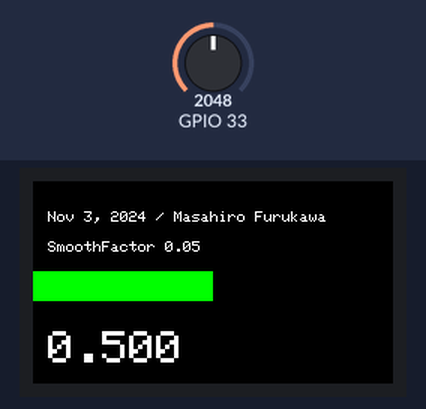
The sketch below on a simulated ESP32. On the bench: 240×135 colour display. Inputs (shaded band) come from the test bench; at power-on: GPIO 33 = 2048. What the sketch prints to the serial monitor is not drawn.

Above: at 1.3 s.
1.4 s: GPIO 33 set to 4095
At 2.7 s:
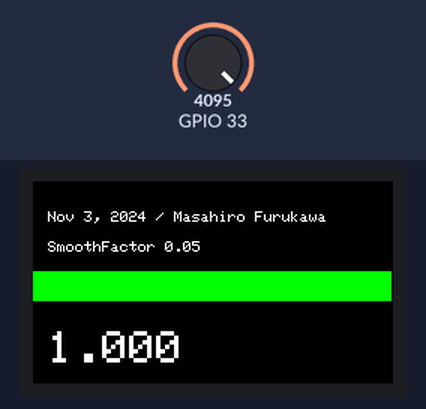
3.1 s: GPIO 33 set to 3603
At 3.9 s:
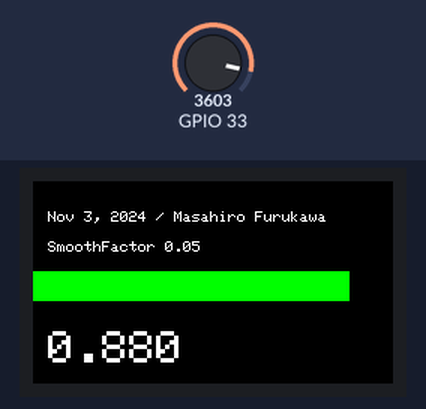
4.8 s: GPIO 33 set to 2866
At 6.4 s:
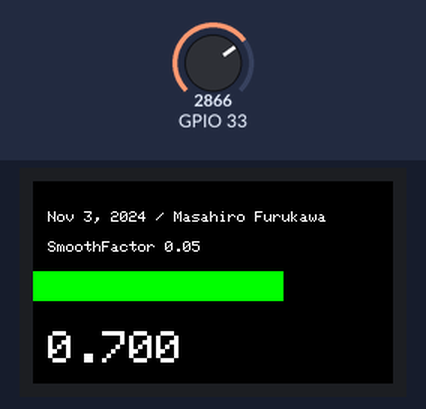
Timing chart, 0 to 7.9 s (numbered marks = the images above; inputs shaded):
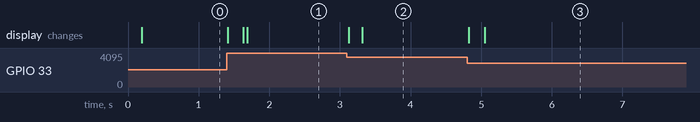

Measured:
- after the input at 1.4 s, the display: first changes at once (image 1 shows a later state)
- after the input at 3.1 s, the display: first changes at once (image 2 shows a later state)
- after the input at 4.8 s, the display: first changes at once (image 3 shows a later state)

The sketch:

analog_sensor_M5StickC.ino
```cpp
#include <M5StickCPlus.h>  // CPlus用のライブラリをインクルード

// グローバル変数
const float expFilterSmoothingFactor = 0.05;
const float scaleFactor = 4095;
float sensorVal = 0;
float displayVal = 0;
int previousBarWidth = 0;
SemaphoreHandle_t xMutex;

// センサー読み取りタスク
void readSensorTask(void *pvParameters) {
  while (true) {
    int sensorValueInt = analogRead(33);

    // ローパスフィルタ処理
    float newVal = sensorVal * (1.0 - expFilterSmoothingFactor) + (float)sensorValueInt * expFilterSmoothingFactor;

    // ローバスフィルタ未適用
    // float newVal = (float)sensorValueInt;// * (1.0 - expFilterSmoothingFactor) + (float)sensorValueInt * expFilterSmoothingFactor;

    // ミューテックスを取得してセンサー値を更新
    if (xSemaphoreTake(xMutex, portMAX_DELAY) == pdTRUE) {
      sensorVal = newVal;
      xSemaphoreGive(xMutex);
    }

    delay(1); // 読み取り間隔
  }
}

// 描画タスク
void displayGraphTask(void *pvParameters) {

  while (true) {
    // ミューテックスを取得してsensorValを表示用に取得
    if (xSemaphoreTake(xMutex, portMAX_DELAY) == pdTRUE) {
      displayVal = sensorVal;  // センサー値のコピーを取得
      xSemaphoreGive(xMutex);
    }

    // 棒グラフの長さを画面の全幅に合わせて描画
    int barWidth = map(displayVal, 0, 4095, 0, 240); // 横方向240ピクセルにマップ

    // 差分領域のみに限定して前の棒グラフを消去
    if (barWidth < previousBarWidth) {
      // 新しい幅が前回より小さい場合、余剰部分を黒で消去
      M5.Lcd.fillRect(barWidth, 60, previousBarWidth - barWidth, 20, BLACK);
    }

    // 新しい棒グラフを描画
    M5.Lcd.fillRect(0, 60, barWidth, 20, GREEN);

    // 前回の幅を更新
    previousBarWidth = barWidth;

    // sensorValの値を画面下部に描画
    M5.Lcd.setCursor(10, 100);
    M5.Lcd.printf("%4.3f", displayVal / scaleFactor);  // 小数点以下2桁まで表示
    Serial.printf("%4.3f\n", displayVal / scaleFactor);

    delay(10); // 描画間隔
  }
}

void setup() {
  M5.begin();
  Serial.begin(115200); // シリアル通信を初期化
  pinMode(33, INPUT);   // GPIO 33 はアナログ入力に対応

  // 初期値
  sensorVal = (float)analogRead(33);

  // ミューテックスを作成
  xMutex = xSemaphoreCreateMutex();
  if (xMutex == NULL) {
    Serial.println("Mutex creation failed.");
    while (1);
  }

  M5.Lcd.setRotation(1);
  M5.Lcd.fillScreen(BLACK);
  M5.Lcd.setTextColor(WHITE, BLACK);  // 文字色を白、背景を黒に設定

  M5.Lcd.setTextSize(1);
  M5.Lcd.setCursor(10, 20);  M5.Lcd.printf("Nov 3, 2024 / Masahiro Furukawa");
  M5.Lcd.setCursor(10, 40);  M5.Lcd.printf("SmoothFactor %4.2f", expFilterSmoothingFactor);
  M5.Lcd.setTextSize(3);

  // FreeRTOSタスクの作成
  xTaskCreate(readSensorTask, "Read Sensor Task", 1024, NULL, 1, NULL);
  xTaskCreate(displayGraphTask, "Display Graph Task", 2048, NULL, 1, NULL);
}

void loop() {
  // メインループは空で、全ての処理はタスクに任せる
}
```
